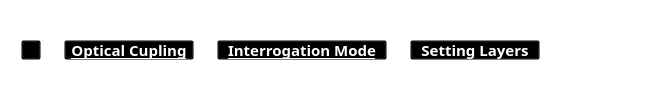
           <widget class="QFrame" name="hierarchy_frame">
            <property name="sizePolicy">
             <sizepolicy hsizetype="Preferred" vsizetype="Preferred">
              <horstretch>0</horstretch>
              <verstretch>0</verstretch>
             </sizepolicy>
            </property>
            <property name="maximumSize">
             <size>
              <width>16777215</width>
              <height>16777215</height>
             </size>
            </property>
            <property name="styleSheet">
             <string notr="true">background:transparent;</string>
            </property>
            <property name="frameShape">
             <enum>QFrame::StyledPanel</enum>
            </property>
            <property name="frameShadow">
             <enum>QFrame::Raised</enum>
            </property>
            <layout class="QHBoxLayout" name="horizontalLayout_79">
             <property name="spacing">
              <number>8</number>
             </property>
             <property name="leftMargin">
              <number>20</number>
             </property>
             <property name="topMargin">
              <number>8</number>
             </property>
             <property name="rightMargin">
              <number>8</number>
             </property>
             <property name="bottomMargin">
              <number>8</number>
             </property>
             <item>
              <widget class="QPushButton" name="btn_home_3">
               <property name="minimumSize">
                <size>
                 <width>20</width>
                 <height>20</height>
                </size>
               </property>
               <property name="maximumSize">
                <size>
                 <width>20</width>
                 <height>20</height>
                </size>
               </property>
               <property name="cursor">
                <cursorShape>PointingHandCursor</cursorShape>
               </property>
               <property name="text">
                <string/>
               </property>
               <property name="icon">
                <iconset resource="icons_.qrc">
                 <normaloff>:/icons/icons/casa.png</normaloff>:/icons/icons/casa.png</iconset>
               </property>
               <property name="iconSize">
                <size>
                 <width>20</width>
                 <height>20</height>
                </size>
               </property>
              </widget>
             </item>
             <item>
              <widget class="QLabel" name="label_68">
               <property name="maximumSize">
                <size>
                 <width>10</width>
                 <height>10</height>
                </size>
               </property>
               <property name="text">
                <string/>
               </property>
               <property name="pixmap">
                <pixmap resource="icons_.qrc">:/icons/icons/simbolo-de-setas-duplas-para-a-direita-para-avancar.png</pixmap>
               </property>
               <property name="scaledContents">
                <bool>true</bool>
               </property>
              </widget>
             </item>
             <item>
              <widget class="QPushButton" name="btn_coupling_3">
               <property name="sizePolicy">
                <sizepolicy hsizetype="Maximum" vsizetype="Fixed">
                 <horstretch>0</horstretch>
                 <verstretch>0</verstretch>
                </sizepolicy>
               </property>
               <property name="minimumSize">
                <size>
                 <width>130</width>
                 <height>20</height>
                </size>
               </property>
               <property name="maximumSize">
                <size>
                 <width>130</width>
                 <height>20</height>
                </size>
               </property>
               <property name="font">
                <font>
                 <family>Segoe UI Semibold</family>
                 <pointsize>11</pointsize>
                 <bold>true</bold>
                 <underline>true</underline>
                </font>
               </property>
               <property name="cursor">
                <cursorShape>PointingHandCursor</cursorShape>
               </property>
               <property name="autoFillBackground">
                <bool>false</bool>
               </property>
               <property name="styleSheet">
                <string notr="true">color: rgb(255, 255, 255);</string>
               </property>
               <property name="text">
                <string>Optical Cupling</string>
               </property>
               <property name="checkable">
                <bool>false</bool>
               </property>
               <property name="checked">
                <bool>false</bool>
               </property>
               <property name="autoDefault">
                <bool>false</bool>
               </property>
               <property name="default">
                <bool>false</bool>
               </property>
              </widget>
             </item>
             <item>
              <widget class="QLabel" name="label_69">
               <property name="maximumSize">
                <size>
                 <width>10</width>
                 <height>10</height>
                </size>
               </property>
               <property name="text">
                <string/>
               </property>
               <property name="pixmap">
                <pixmap resource="icons_.qrc">:/icons/icons/simbolo-de-setas-duplas-para-a-direita-para-avancar.png</pixmap>
               </property>
               <property name="scaledContents">
                <bool>true</bool>
               </property>
              </widget>
             </item>
             <item>
              <widget class="QPushButton" name="btn_interrogation_2">
               <property name="sizePolicy">
                <sizepolicy hsizetype="Maximum" vsizetype="Fixed">
                 <horstretch>0</horstretch>
                 <verstretch>0</verstretch>
                </sizepolicy>
               </property>
               <property name="minimumSize">
                <size>
                 <width>170</width>
                 <height>20</height>
                </size>
               </property>
               <property name="maximumSize">
                <size>
                 <width>170</width>
                 <height>20</height>
                </size>
               </property>
               <property name="font">
                <font>
                 <family>Segoe UI Semibold</family>
                 <pointsize>11</pointsize>
                 <bold>true</bold>
                 <underline>true</underline>
                </font>
               </property>
               <property name="cursor">
                <cursorShape>PointingHandCursor</cursorShape>
               </property>
               <property name="autoFillBackground">
                <bool>false</bool>
               </property>
               <property name="styleSheet">
                <string notr="true">color: rgb(255, 255, 255);</string>
               </property>
               <property name="text">
                <string>Interrogation Mode</string>
               </property>
               <property name="checkable">
                <bool>false</bool>
               </property>
               <property name="checked">
                <bool>false</bool>
               </property>
               <property name="autoDefault">
                <bool>false</bool>
               </property>
               <property name="default">
                <bool>false</bool>
               </property>
              </widget>
             </item>
             <item>
              <widget class="QLabel" name="label_70">
               <property name="maximumSize">
                <size>
                 <width>10</width>
                 <height>10</height>
                </size>
               </property>
               <property name="text">
                <string/>
               </property>
               <property name="pixmap">
                <pixmap resource="icons_.qrc">:/icons/icons/simbolo-de-setas-duplas-para-a-direita-para-avancar.png</pixmap>
               </property>
               <property name="scaledContents">
                <bool>true</bool>
               </property>
              </widget>
             </item>
             <item>
              <widget class="QPushButton" name="btn_setting_layers">
               <property name="sizePolicy">
                <sizepolicy hsizetype="Maximum" vsizetype="Fixed">
                 <horstretch>0</horstretch>
                 <verstretch>0</verstretch>
                </sizepolicy>
               </property>
               <property name="minimumSize">
                <size>
                 <width>130</width>
                 <height>20</height>
                </size>
               </property>
               <property name="maximumSize">
                <size>
                 <width>170</width>
                 <height>20</height>
                </size>
               </property>
               <property name="font">
                <font>
                 <family>Segoe UI Semibold</family>
                 <pointsize>11</pointsize>
                 <bold>true</bold>
                 <underline>false</underline>
                </font>
               </property>
               <property name="cursor">
                <cursorShape>PointingHandCursor</cursorShape>
               </property>
               <property name="autoFillBackground">
                <bool>false</bool>
               </property>
               <property name="styleSheet">
                <string notr="true">color: rgb(255, 255, 255);</string>
               </property>
               <property name="text">
                <string>Setting Layers</string>
               </property>
               <property name="checkable">
                <bool>false</bool>
               </property>
               <property name="checked">
                <bool>false</bool>
               </property>
               <property name="autoDefault">
                <bool>false</bool>
               </property>
               <property name="default">
                <bool>false</bool>
               </property>
              </widget>
             </item>
             <item>
              <spacer name="horizontalSpacer_180">
               <property name="orientation">
                <enum>Qt::Horizontal</enum>
               </property>
               <property name="sizeType">
                <enum>QSizePolicy::Expanding</enum>
               </property>
               <property name="sizeHint" stdset="0">
                <size>
                 <width>100</width>
                 <height>15</height>
                </size>
               </property>
              </spacer>
             </item>
            </layout>
           </widget>
